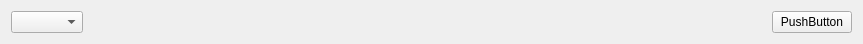
<?xml version="1.0" encoding="UTF-8"?>
<ui version="4.0">
 <class>Panel</class>
 <widget class="QWidget" name="Panel">
  <property name="geometry">
   <rect>
    <x>0</x>
    <y>0</y>
    <width>863</width>
    <height>32</height>
   </rect>
  </property>
  <property name="windowTitle">
   <string>Form</string>
  </property>
  <layout class="QHBoxLayout" name="horizontalLayout">
   <item>
    <widget class="QComboBox" name="sessionCombo"/>
   </item>
   <item>
    <spacer name="horizontalSpacer">
     <property name="orientation">
      <enum>Qt::Horizontal</enum>
     </property>
     <property name="sizeHint" stdset="0">
      <size>
       <width>485</width>
       <height>20</height>
      </size>
     </property>
    </spacer>
   </item>
   <item>
    <widget class="QPushButton" name="powerOptionsButton">
     <property name="text">
      <string>PushButton</string>
     </property>
    </widget>
   </item>
  </layout>
 </widget>
 <resources/>
 <connections/>
</ui>
